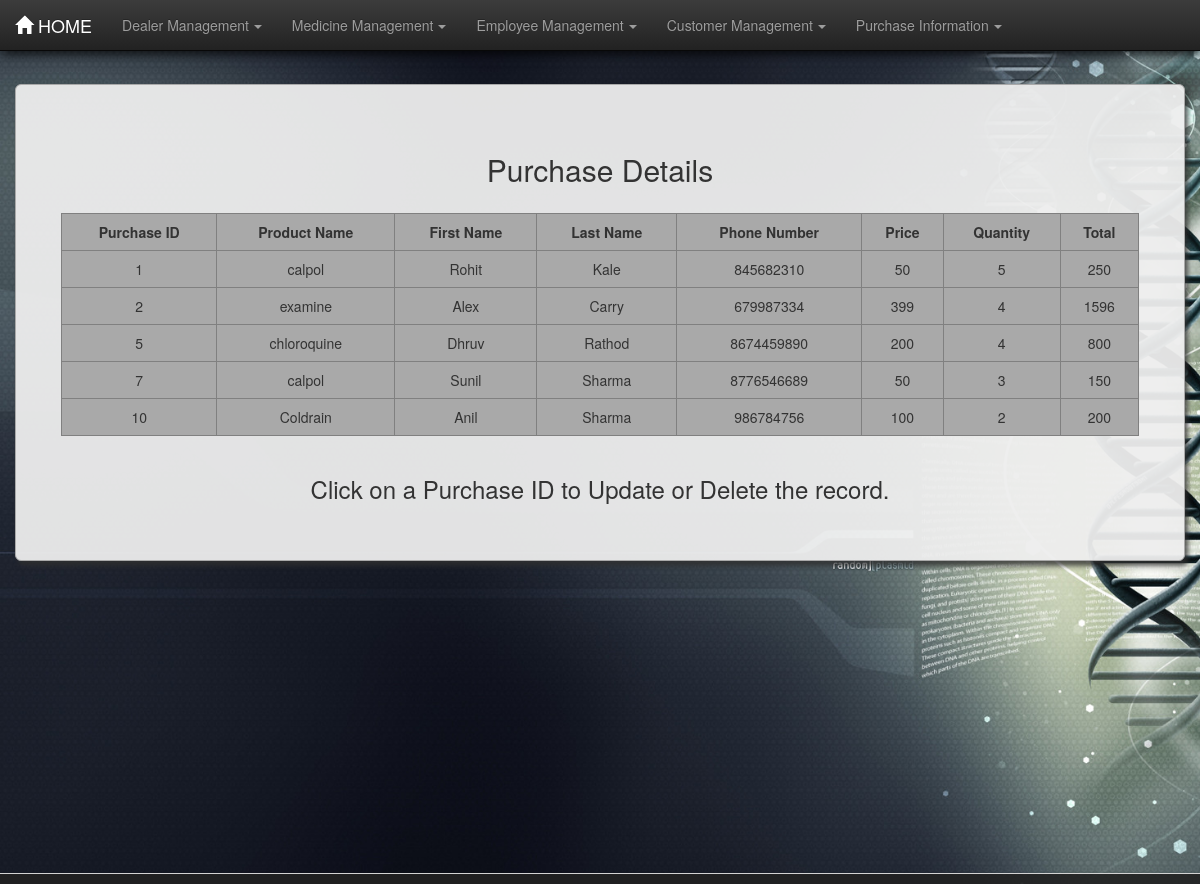
Page /pharma/purchasetable/ on the committed database.
### pharma/models.py (models this page shows)
class Purchase(models.Model):
    pname = models.CharField(max_length=30)
    fname = models.CharField(max_length=30)
    lname = models.CharField(max_length=30)
    phn_no = models.BigIntegerField()
    price = models.BigIntegerField()
    qty = models.BigIntegerField()
    total = models.BigIntegerField()
    date = models.DateField()
    def __str__(self):
        return self.pname

### pharma/views.py (the view)
def purchasetable(request):
    purchase = Purchase.objects.all()
    dict = {"purchase": purchase}
    print(dict['purchase'])
    return render(request, 'pharma/purchasetable.html', dict)

### pharma/templates/pharma/purchasetable.html (shortened to what this page needs)
{% load staticfiles %}
<!DOCTYPE html>
<html lang="en">
<head>
    <link rel="stylesheet" href="{% static 'pharma/css/bootstrap.min.css' %}">
    <link rel="stylesheet" href="{% static 'pharma/css/bootstrap-theme.min.css' %}">
    <link rel="stylesheet" href="{% static 'pharma/css/style.css' %}">
</head>
<body>
<nav class="navbar navbar-inverse navbar-fixed-top">
    <div class="container-fluid">
        <div class="navbar-header">
            <a href="/pharma/" class="navbar-brand"><span
                    class="glyphicon glyphicon glyphicon-home"></span>&nbsp;HOME</a>
        </div>
        <div class="collapse navbar-collapse" id="thisnav">
            <ul class="nav navbar-nav">
                <li class="dropdown"><a href="#" class="dropdown-toggle" data-toggle="dropdown">Dealer Management<b
                        class="caret"></b></a>
                </li>
                <li class="dropdown"><a href="#" class="dropdown-toggle" data-toggle="dropdown">Medicine Management<b
                        class="caret"></b></a>
                </li>
                <li class="dropdown"><a href="#" class="dropdown-toggle" data-toggle="dropdown">Employee Management<b
                        class="caret"></b></a>
                </li>
                <li class="dropdown"><a href="#" class="dropdown-toggle" data-toggle="dropdown">Customer Management<b
                        class="caret"></b></a>
                </li>
                <li class="dropdown"><a href="#" class="dropdown-toggle" data-toggle="dropdown">Purchase Information<b
                        class="caret"></b></a>
                </li>
            </ul>
        </div>
    </div>
</nav>
<div class="container-fluid martop7">
    <div class="jumbotron jumcust">
        <h2>Purchase Details</h2>
        <div class="row padtop15">
            <div class="col-md-1"></div>
        </div>
        <div class="row">
            <div class="col-md-1">
            </div>
            <table border="1" class="table table-responsive table-hover col-md-10">
                <tr>
                    <th>Purchase ID</th>
                    <th>Product Name</th>
                    <th>First Name</th>
                    <th>Last Name</th>
                    <th>Phone Number</th>
                    <th>Price</th>
                    <th>Quantity</th>
                    <th>Total</th>
                </tr>
                {% for foo in purchase %}
                    <tr>
                        <td class="idlink"><a href="/pharma/purchaseformview{{ foo.id }}/">{{ foo.id }}</a></td>
                        <td>{{ foo.pname }}</td>
                        <td>{{ foo.fname }}</td>
                        <td>{{ foo.lname }}</td>
                        <td>{{ foo.phn_no }}</td>
                        <td>{{ foo.price }}</td>
                        <td>{{ foo.qty }}</td>
                        <td>{{ foo.total }}</td>
                    </tr>
                {% endfor %}
            </table>
        </div>
        <footer><h3>Click on a Purchase ID to Update or Delete the record.</h3></footer>
    </div>
</div>
<footer id="contact" class="container-fluid text-center">
</footer>
</body>
</html>

### pharma/static/pharma/css/style.css (style rules this page uses)
body { background-image: url("images/bghome.jpg"); background-size: cover; background-attachment: fixed; min-height: 100vh; }
.caret { margin-left: 5px; }
.padtop15 { padding-top: 15px; }
table { text-align: center; border-collapse: collapse; background-color: darkgray; }
th { text-align: center; }
.martop7 { margin-top: 7%; }
.jumcust { box-shadow: 3px 5px 5px rgba(47, 47, 47, 0.8); border: 1px solid darkgrey; border-radius: 0px; text-align: center; background-color: rgba(238, 238, 238, 0.95); }
.table>tbody>tr>td, .table>tbody>tr>th { border-top: none; }
a:link { text-decoration: none; color: #333; }
#contact { padding-top: 0.5rem; padding-bottom: 0.5rem; border-top: 1px solid; background-color: rgba(34, 34, 34, 0.9); color: lightgray; font-size: 1.5rem; position: fixed; left: 0; bottom: 0; width: 100%; }
.navbar { box-shadow: 2px 3px 10px rgba(0, 0, 0, 0.8); }

### rows in the picture
Purchase: id "1", pname "calpol", fname "Rohit", lname "Kale", phn_no "845682310", price "50", qty "5", total "250"
Purchase: id "2", pname "examine", fname "Alex", lname "Carry", phn_no "679987334", price "399", qty "4", total "1596"
Purchase: id "5", pname "chloroquine", fname "Dhruv", lname "Rathod", phn_no "8674459890", price "200", qty "4", total "800"
Purchase: id "7", pname "calpol", fname "Sunil", lname "Sharma", phn_no "8776546689", price "50", qty "3", total "150"
Purchase: id "10", pname "Coldrain", fname "Anil", lname "Sharma", phn_no "986784756", price "100", qty "2", total "200"
